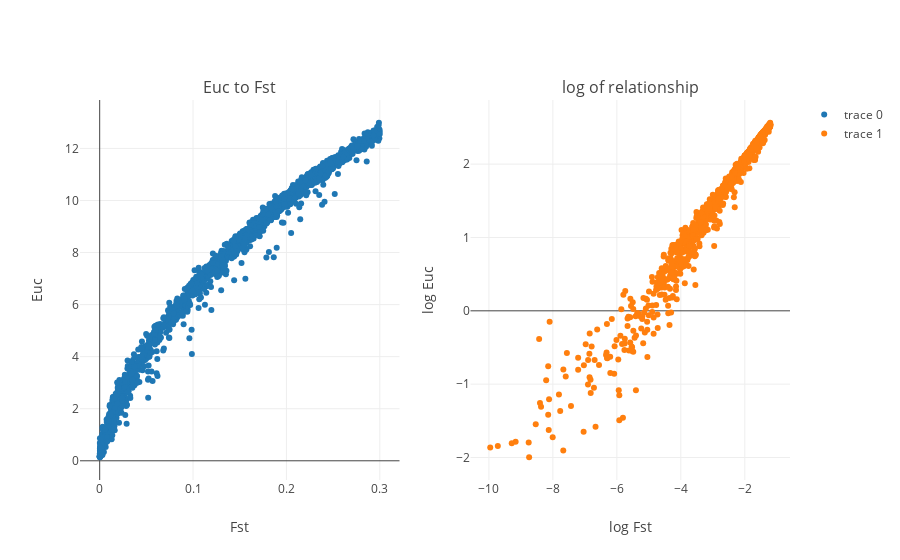

Source (notebook cell):
### Markdown cell above
### Euclidian distances in feature space and *Fst*

### Code cell
from plotly import tools

trace1= go.Scatter(
    x= [np.exp(x) for x in fst_x],
    y= [np.exp(x) for x in y_true],
    mode= 'markers'
    )

trace2= go.Scatter(
    x= fst_x,
    y= y_true,
    mode= 'markers'
    )

fig = tools.make_subplots(rows=1, cols=2,
                         subplot_titles=('Euc to Fst','log of relationship'))

fig.append_trace(trace1, 1, 1)
fig.append_trace(trace2, 1, 2)

fig['layout']['xaxis1'].update(title='Fst')
fig['layout']['xaxis2'].update(title='log Fst')

fig['layout']['yaxis1'].update(title='Euc')
fig['layout']['yaxis2'].update(title='log Euc')


layout = go.Layout(
    title= 'Euclidian distances to fst',
    yaxis=dict(
        title='fst'),
    xaxis=dict(
        title='fst')
)

fig= go.Figure(data=fig, layout=layout)
iplot(fig)

### Figure 1 — Plotly figure (JSON) as saved in the notebook; plotly's stock layout.template omitted (floating-point values rounded to 4 significant figures; data arrays with more than 128 entries replaced by an {"elided": "..."} marker saying what was removed)
{"data": [{"mode": "markers", "type": "scatter", "uid": "db2e234d-2a32-495d-b10a-37abbdf9ad6b", "x": {"elided": "2077 float values"}, "xaxis": "x", "y": {"elided": "2077 float values"}, "yaxis": "y"}, {"mode": "markers", "type": "scatter", "uid": "a6d5414f-f679-4c26-a678-f2a21cbdf450", "x": {"elided": "2077 float values"}, "xaxis": "x2", "y": {"elided": "2077 float values"}, "yaxis": "y2"}], "layout": {"annotations": [{"font": {"size": 16}, "showarrow": false, "text": "Euc to Fst", "x": 0.225, "xanchor": "center", "xref": "paper", "y": 1, "yanchor": "bottom", "yref": "paper"}, {"font": {"size": 16}, "showarrow": false, "text": "log of relationship", "x": 0.775, "xanchor": "center", "xref": "paper", "y": 1, "yanchor": "bottom", "yref": "paper"}], "xaxis": {"anchor": "y", "domain": [0, 0.45], "title": "Fst"}, "xaxis2": {"anchor": "y2", "domain": [0.55, 1], "title": "log Fst"}, "yaxis": {"anchor": "x", "domain": [0, 1], "title": "Euc"}, "yaxis2": {"anchor": "x2", "domain": [0, 1], "title": "log Euc"}}}
